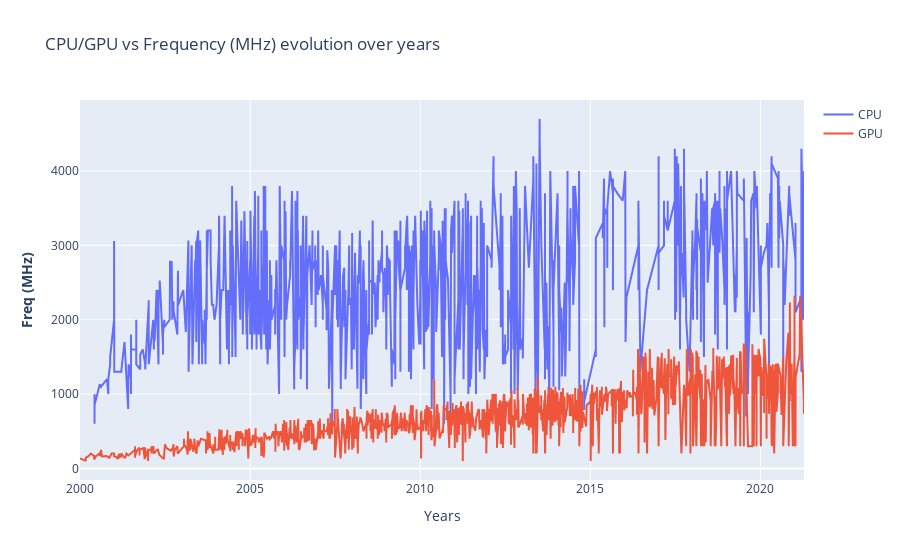

Notebook code for this chart:
### Markdown cell above
### Análise - Frequency

### Code cell
fig = make_subplots()

# Add traces
fig.add_trace(
    go.Scatter(x= df_cpu.index, y=df_cpu["Freq (MHz)"] ,name= "CPU")
)

fig.add_trace(
    go.Scatter(x= df_gpu.index,y= df_gpu["Freq (MHz)"], name= "GPU")
)

# Add figure title
fig.update_layout(
    title_text="CPU/GPU vs Frequency (MHz) evolution over years"
)

# Set x-axis title
fig.update_xaxes(title_text="Years")

# Set y-axes titles
fig.update_yaxes(title_text="<b>Freq (MHz)</b>", secondary_y=False)

fig.show()

### Figure 1 — Plotly figure (JSON) as saved in the notebook; plotly's stock layout.template omitted (floating-point values rounded to 4 significant figures; data arrays with more than 128 entries replaced by an {"elided": "..."} marker saying what was removed)
{"data": [{"name": "CPU", "type": "scatter", "x": {"elided": "2141 str values"}, "y": {"elided": "2141 int values"}}, {"name": "GPU", "type": "scatter", "x": {"elided": "2606 str values"}, "y": {"elided": "2606 int values"}}], "layout": {"title": {"text": "CPU/GPU vs Frequency (MHz) evolution over years"}, "xaxis": {"anchor": "y", "domain": [0, 1], "title": {"text": "Years"}}, "yaxis": {"anchor": "x", "domain": [0, 1], "title": {"text": "<b>Freq (MHz)</b>"}}}}
